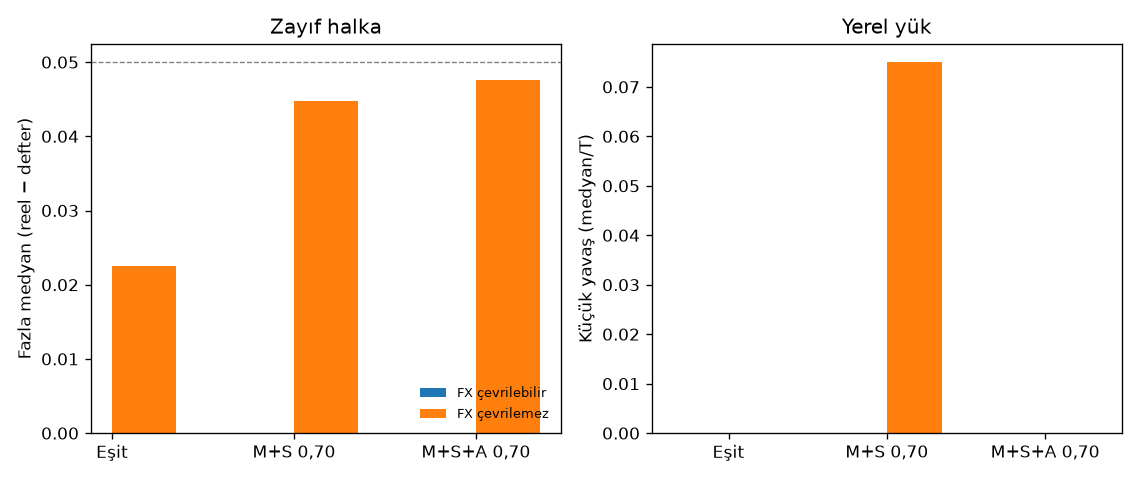

Write Python code to recreate this figure.
"""Tur 8: zayif halka (keskin) ve lider-ayna. Kurallar kosudan once.

150 firma, TCMB 2026-Q1 toplamlari sabit. Kenar paylaşım kurali ayni.
Monte Carlo 50, tohum TOHUM+12000+s. Girdi-cikti ve cekilmemis limit yok.

Zayif halka hucreleri: (a) esit 1/N, (b) mev+srv 0.70/0.70 alac esit,
(c) mev+srv+alac 0.70/0.70/0.70. FX cevrilebilir/cevrilemez ayri.
Fazla = kucuk reel kayip payi - defter payi (kosu basi). P(fazla>=0.05).
Yavas fark = medyan(yavas_kucuk/T) - medyan(yavas_buyuk/T) dugum icinde.
Odenmeyen kucuk payi = F_OD_KU / F_OD_TOP.

Lider = en buyuk mevduatli firma. Kol (i) baz, (ii) lider srv+alac sifir esit dagitim,
(iii) lider mev+ srv+alac sifir. FX cevrilemez. Ayni agirlik cekimi esli.

Zayif halka curutme: uc hucrede medyan fazla < 0.05 ve yavas fark icin
Wilcoxon iki yanli p>=0.05 veya |medyan fark| < 0.10 ise sistematik aktarim elenir.

Lider curutme: (iii) eksi (i) kalicilik farki medyan < 2 ve p>0.05 ise lider elenir;
rol parametreleri desteklenir.

Kontrol: esit, FX cevrilemez reel ~ 0.454; soksuz reel 0 kalicilik 0.
"""

from __future__ import annotations

import json
import os
from pathlib import Path

import matplotlib

matplotlib.use("Agg")
import matplotlib.pyplot as plt
import numpy as np
import pandas as pd
from scipy.stats import spearmanr, wilcoxon

import odeme_zinciri as oz
from odeme_dagilim import ISARET, KONS, N_FIRMA, agirlik, stok_yukle, tufe_yoy
from odeme_kons7 import SEED0 as _  # noqa: F401
from odeme_kons7 import ag_kur_v2, kos

KOK = Path(__file__).resolve().parent
N_MC = 8 if os.environ.get("ODEME_SMOKE") else 50
SEED0 = oz.TOHUM + 12000
HEDEF_REEL = 0.45408167359827306
K70 = 0.70


def lider_dagit(w: np.ndarray, lider: int) -> np.ndarray:
    w = np.asarray(w, dtype=float).copy()
    n = w.size
    if n <= 1:
        return w
    mass = w[lider]
    w[lider] = 0.0
    w += mass / (n - 1)
    s = w.sum()
    return w / s if s > 0 else np.full(n, 1.0 / n)


def agirlikler(s: int, mev_k: float | None, srv_k: float | None, alac_k: float | None, esit: bool):
    if esit:
        u = np.full(N_FIRMA, 1.0 / N_FIRMA)
        return u.copy(), u.copy(), u.copy()
    mev_w = agirlik(N_FIRMA, mev_k if mev_k is not None else 0.10, SEED0 + s)
    srv_w = (
        np.full(N_FIRMA, 1.0 / N_FIRMA)
        if srv_k is None
        else agirlik(N_FIRMA, srv_k, SEED0 + 50000 + s)
    )
    alac_w = (
        np.full(N_FIRMA, 1.0 / N_FIRMA)
        if alac_k is None
        else agirlik(N_FIRMA, alac_k, SEED0 + 60000 + s)
    )
    return mev_w, srv_w, alac_w


def metrikler(h, yavas, pak, v0: float) -> dict:
    net = pak["net"]
    k = net["kucuk"]
    b = net["buyuk"]
    yk = float(np.median(yavas[k]) / oz.T) if np.any(k) else float("nan")
    yb = float(np.median(yavas[b]) / oz.T) if np.any(b) else float("nan")
    top = h[oz.F_REEL]
    pay = h[oz.F_REEL_KU] / top if top > 1e-8 else float("nan")
    defter = float(net["w0"][net["idx_ku_al"]].sum() / net["w0"].sum())
    od_top = h[oz.F_OD_TOP]
    od_ku = h[oz.F_OD_KU]
    return {
        "kal": float(h[oz.F_KAL]),
        "yerel": float(h[oz.F_YEREL]),
        "reel": float(h[oz.F_REEL] / (v0 * oz.T)),
        "fazla": float(pay - defter) if np.isfinite(pay) else float("nan"),
        "pay": float(pay) if np.isfinite(pay) else float("nan"),
        "defter": defter,
        "yk_med": yk,
        "yb_med": yb,
        "yavas_fark": yk - yb if np.isfinite(yk) and np.isfinite(yb) else float("nan"),
        "od_ku_pay": float(od_ku / od_top) if od_top > 1e-8 else float("nan"),
    }


def hucre_zayif(stok, hucre: str, fx: bool) -> pd.DataFrame:
    rows = []
    v0 = None
    for s in range(N_MC):
        if hucre == "esit":
            mev_w, srv_w, alac_w = agirlikler(s, None, None, None, True)
        elif hucre == "ms70":
            mev_w, srv_w, alac_w = agirlikler(s, K70, K70, None, False)
            alac_w = np.full(N_FIRMA, 1.0 / N_FIRMA)
        else:
            mev_w, srv_w, alac_w = agirlikler(s, K70, K70, K70, False)
        pak = ag_kur_v2(stok, mev_w, srv_w, alac_w)
        h, _, yavas = kos(pak, 0.0, fx)
        if v0 is None:
            v0 = float(pak["net"]["w0"].sum())
        rows.append({"hucre": hucre, "fx": fx, "s": s, **metrikler(h, yavas, pak, v0)})
    return pd.DataFrame(rows)


def hucre_lider(stok, kol: str) -> pd.DataFrame:
    rows = []
    v0 = None
    for s in range(N_MC):
        mev_w, srv_w, alac_w = agirlikler(s, K70, K70, K70, False)
        L = int(np.argmax(mev_w))
        if kol == "baz":
            mw, sw, aw = mev_w, srv_w, alac_w
        elif kol == "rol_sifir":
            mw, sw, aw = mev_w, lider_dagit(srv_w, L), lider_dagit(alac_w, L)
        else:
            mw = lider_dagit(mev_w, L)
            sw = lider_dagit(srv_w, L)
            aw = lider_dagit(alac_w, L)
        pak = ag_kur_v2(stok, mw, sw, aw)
        h, _, yavas = kos(pak, 0.0, True)
        if v0 is None:
            v0 = float(pak["net"]["w0"].sum())
        rows.append({"kol": kol, "s": s, **metrikler(h, yavas, pak, v0)})
    return pd.DataFrame(rows)


def kontrol(stok) -> dict:
    out = {}
    mev_w = np.full(N_FIRMA, 1.0 / N_FIRMA)
    pak = ag_kur_v2(stok, mev_w, mev_w.copy(), mev_w.copy())
    h, _, yavas = kos(pak, 0.0, False)
    v0 = float(pak["net"]["w0"].sum())
    out["soksuz"] = metrikler(h, yavas, pak, v0)
    df = hucre_zayif(stok, "esit", True)
    out["esit_fx"] = {k: float(df[k].mean()) for k in ("kal", "reel", "fazla", "yk_med")}
    out["esit_fx"]["reel_sapma"] = float(df["reel"].mean() - HEDEF_REEL)
    return out


def wilcoxon_paired(a, b, alt: str = "two-sided"):
    d = np.asarray(a, float) - np.asarray(b, float)
    d = d[np.isfinite(d)]
    if d.size == 0 or np.allclose(d, 0):
        return 1.0, 0.0
    try:
        p = float(wilcoxon(d, alternative=alt).pvalue)
    except ValueError:
        p = 1.0
    return p, float(np.median(d))


def zayif_ozet(df: pd.DataFrame) -> dict:
    faz = df["fazla"].dropna()
    return {
        "fazla_med": float(faz.median()) if faz.size else float("nan"),
        "p_fazla_05": float((faz >= 0.05).mean()) if faz.size else float("nan"),
        "yavas_fark_med": float(df["yavas_fark"].median()),
        "od_ku_med": float(df["od_ku_pay"].median()),
        "kal": float(df["kal"].mean()),
        "reel": float(df["reel"].mean()),
        "yk_med": float(df["yk_med"].mean()),
    }


def grafik_zayif(ozetler: dict, dosya: Path) -> None:
    fig, ax = plt.subplots(1, 2, figsize=(9.5, 4))
    hucreler = ["esit", "ms70", "msa70"]
    ad = ["Eşit", "M+S 0,70", "M+S+A 0,70"]
    x = np.arange(3)
    gen = 0.35
    for i, fx in enumerate((False, True)):
        faz = [ozetler[(h, fx)]["fazla_med"] for h in hucreler]
        yk = [ozetler[(h, fx)]["yk_med"] for h in hucreler]
        ax[0].bar(x + (i - 0.5) * gen, faz, width=gen, label="FX çevrilebilir" if not fx else "FX çevrilemez")
        ax[1].bar(x + (i - 0.5) * gen, yk, width=gen, label="FX çevrilebilir" if not fx else "FX çevrilemez")
    ax[0].axhline(0.05, color="gray", ls="--", lw=0.8)
    ax[0].set_xticks(x, ad)
    ax[0].set_ylabel("Fazla medyan (reel − defter)")
    ax[0].set_title("Zayıf halka")
    ax[1].set_xticks(x, ad)
    ax[1].set_ylabel("Küçük yavaş (medyan/T)")
    ax[1].set_title("Yerel yük")
    ax[0].legend(frameon=False, fontsize=8)
    fig.tight_layout()
    fig.savefig(dosya, dpi=120)
    plt.close(fig)


def rapor(sonuc: dict, tablo: pd.DataFrame) -> str:
    k = sonuc["karar"]
    s = [
        "# Ödeme zinciri, tur 8: zayıf halka ve lider-ayna",
        "",
        sonuc["uyari"],
        "",
        "## Hüküm",
        "",
        sonuc["ozet"],
        "",
        "## Varsayımlar",
        "",
        f"150 firma alt düğümü. TCMB 2026-Q1 toplamları sabit. Monte Carlo {N_MC}, tohum {SEED0}+s. "
        "Lider = en büyük mevduatlı firma. Lider sıfır: kütlesi kalan N−1 firmaya eşit dağıtılır.",
        "",
        f"Kontrol şoksuz: kalıcılık {k['soksuz_kal']:.2f}, reel {k['soksuz_reel']:.3f}. "
        f"Eşit pay FX çevrilemez reel {k['esit_reel']:.3f} (hedef 0,454, sapma {k['esit_sapma']:.3f}).",
        "",
        f"Spearman (Tur 7 ızgarası, FX çevrilemez): servis–küçük yavaş {k['sp_srv_yk']:.3f}, "
        f"mevduat–reel {k['sp_mev_reel']:.3f}.",
        "",
        f"Zayıf halka elendi mi: {k['zayif_elendi']}. Lider elendi mi: {k['lider_elendi']}.",
        "",
        "## Zayıf halka",
        "",
        "| Hücre | FX | Kalıcılık | Reel | Fazla medyan | P(fazla≥0,05) | Yavaş fark medyan | Ödenmeyen küçük pay |",
        "| --- | --- | ---: | ---: | ---: | ---: | ---: | ---: |",
    ]
    for _, r in tablo[tablo.test == "zayif"].iterrows():
        s.append(
            f"| {r.hucre} | {'çevrilemez' if r.fx else 'çevrilebilir'} | {r.kal:.2f} | {r.reel:.3f} | "
            f"{r.fazla_med:.3f} | {r.p_fazla_05:.2f} | {r.yavas_fark_med:.3f} | {r.od_ku_med:.3f} |"
        )
    s.extend([
        "",
        "## Lider-ayna (FX çevrilemez)",
        "",
        "| Kol | Kalıcılık | Küçük yavaş medyan | Fazla medyan |",
        "| --- | ---: | ---: | ---: |",
    ])
    for _, r in tablo[tablo.test == "lider"].iterrows():
        s.append(f"| {r.kol} | {r.kal:.2f} | {r.yk_med:.3f} | {r.fazla_med:.3f} |")
    s.extend([
        "",
        f"Baz − rol sıfır: kalıcılık fark medyan {k['lider_kal_fark_rol']:.2f}, p = {k['lider_kal_p_rol']:.4g}. "
        f"Yavaş fark {k['lider_yk_fark_rol']:.3f}, p = {k['lider_yk_p_rol']:.4g}.",
        "",
        f"Baz − tam sıfır: kalıcılık fark medyan {k['lider_kal_fark_tam']:.2f}, p = {k['lider_kal_p_tam']:.4g}. "
        f"Yavaş fark {k['lider_yk_fark_tam']:.3f}, p = {k['lider_yk_p_tam']:.4g}.",
        "",
        "Tekrar: `python3 odeme_zinciri.py`.",
        "",
        "Dosyalar: `odeme_kons8_hucre.csv`, `odeme_kons8.png`, `odeme_kons8_sonuc.json`.",
        "",
    ])
    return "\n".join(s)


def hukum(k: dict) -> str:
    parca = [
        f"Kontrol: şoksuz reel {k['soksuz_reel']:.3f}, eşit FX çevrilemez reel {k['esit_reel']:.3f} "
        f"(sapma {k['esit_sapma']:.3f}).",
    ]
    if k["zayif_elendi"]:
        parca.append(
            "Zayıf halka: üç hücrede de medyan fazla 0,05’in altında ve küçük–büyük yavaş farkı anlamlı değil. "
            "Sistematik aktarım iddiası elendi."
        )
    else:
        parca.append("Zayıf halka: en az bir hücrede fazla veya yavaş fark eşiği aşıldı; iddia tam elenmedi.")
    if k["lider_elendi"]:
        parca.append(
            f"Lider-ayna: liderin mevduat+rolü sıfırlanınca kalıcılık farkı medyan {k['lider_kal_fark_tam']:.2f} "
            f"(p = {k['lider_kal_p_tam']:.3g}). 'Lider sonucu belirliyor' elendi; dağılım parametreleri belirliyor."
        )
    else:
        parca.append(
            f"Lider-ayna: yalnızca servis+alacak sıfırlanınca kalıcılık değişmiyor (p = {k['lider_kal_p_rol']:.3g}); "
            f"mevduat da dağıtılınca kalıcılık düşüyor (baz−tam medyan {k['lider_kal_fark_tam']:.2f}, "
            f"p = {k['lider_kal_p_tam']:.3g}). Lider mevduatı sonucu taşır; servis/alacak lider payı tek başına değil."
        )
    return " ".join(parca)


def spearman_kons7() -> tuple[float, float]:
    p = KOK / "odeme_kons7_hucre.csv"
    if not p.exists():
        return float("nan"), float("nan")
    t = pd.read_csv(p)
    if t.fx.dtype == object:
        t.fx = t.fx.map({"True": True, "False": False})
    fx = t[(t.test == "servis_grid") & t.fx]
    if len(fx) < 3:
        return float("nan"), float("nan")
    r1, _ = spearmanr(fx["srv_k"], fx["yk"])
    r2, _ = spearmanr(fx["mev_k"], fx["reel"])
    return float(r1), float(r2)


def main_kons8() -> None:
    stok = stok_yukle()
    print("kons8", N_MC, "seed", SEED0)
    satir = []
    ozetler = {}
    zayif_dfs = {}
    for hucre in ("esit", "ms70", "msa70"):
        for fx in (False, True):
            df = hucre_zayif(stok, hucre, fx)
            zayif_dfs[(hucre, fx)] = df
            o = zayif_ozet(df)
            ozetler[(hucre, fx)] = o
            satir.append({"test": "zayif", "hucre": hucre, "fx": fx, **o})
            print(f"zayif {hucre} fx={fx} fazla={o['fazla_med']:.3f} p05={o['p_fazla_05']:.2f} yk={o['yk_med']:.3f}", flush=True)

    lider_dfs = {}
    for kol in ("baz", "rol_sifir", "tam_sifir"):
        df = hucre_lider(stok, kol)
        lider_dfs[kol] = df
        o = zayif_ozet(df)
        satir.append({"test": "lider", "kol": kol, **o})
        print(f"lider {kol} kal={o['kal']:.2f} yk={o['yk_med']:.3f}", flush=True)

    tablo = pd.DataFrame(satir)
    tablo.to_csv(KOK / "odeme_kons8_hucre.csv", index=False)
    grafik_zayif(ozetler, KOK / "odeme_kons8.png")

    kon = kontrol(stok)
    sp_srv, sp_mev = spearman_kons7()

    # Wilcoxon yavas fark vs 0 per cell
    yavas_anlamli = False
    fazla_yuksek = False
    for hucre in ("esit", "ms70", "msa70"):
        for fx in (False, True):
            o = ozetler[(hucre, fx)]
            if o["fazla_med"] >= 0.05:
                fazla_yuksek = True
            df = zayif_dfs[(hucre, fx)]
            d = df["yavas_fark"].dropna()
            if d.size:
                try:
                    p = float(wilcoxon(d, alternative="two-sided").pvalue)
                except ValueError:
                    p = 1.0
                if p < 0.05 and abs(float(d.median())) >= 0.10:
                    yavas_anlamli = True

    zayif_elendi = bool(not fazla_yuksek and not yavas_anlamli)

    baz = lider_dfs["baz"]
    rol = lider_dfs["rol_sifir"]
    tam = lider_dfs["tam_sifir"]
    p_kr, f_kr = wilcoxon_paired(baz["kal"], rol["kal"], "two-sided")
    p_yr, f_yr = wilcoxon_paired(baz["yk_med"], rol["yk_med"], "two-sided")
    p_kt, f_kt = wilcoxon_paired(baz["kal"], tam["kal"], "two-sided")
    p_yt, f_yt = wilcoxon_paired(baz["yk_med"], tam["yk_med"], "two-sided")
    lider_elendi = bool(abs(f_kt) < 2.0 and p_kt > 0.05 and p_yt > 0.05)

    karar = {
        "soksuz_kal": kon["soksuz"]["kal"],
        "soksuz_reel": kon["soksuz"]["reel"],
        "esit_reel": kon["esit_fx"]["reel"],
        "esit_sapma": kon["esit_fx"]["reel_sapma"],
        "sp_srv_yk": sp_srv,
        "sp_mev_reel": sp_mev,
        "zayif_elendi": zayif_elendi,
        "lider_elendi": lider_elendi,
        "lider_kal_fark_rol": f_kr,
        "lider_kal_p_rol": p_kr,
        "lider_yk_fark_rol": f_yr,
        "lider_yk_p_rol": p_yr,
        "lider_kal_fark_tam": f_kt,
        "lider_kal_p_tam": p_kt,
        "lider_yk_fark_tam": f_yt,
        "lider_yk_p_tam": p_yt,
    }
    ozet_metin = hukum(karar)
    sonuc = {
        "uyari": (
            "Stoklar ölçülmüş (TCMB 2026-Q1). Kenar ve dağılım varsayım. "
            "Çekilmemiş limit ve girdi-çıktı yok."
        ),
        "ozet": ozet_metin,
        "karar": karar,
        "kontrol": kon,
        "n_mc": N_MC,
        "seed0": SEED0,
    }
    def _json_default(o):
        if isinstance(o, float) and (np.isnan(o) or np.isinf(o)):
            return None
        raise TypeError(type(o))

    (KOK / "odeme_kons8_sonuc.json").write_text(
        json.dumps(sonuc, ensure_ascii=False, indent=2, default=_json_default) + "\n",
        encoding="utf-8",
    )
    eski = (KOK / "ODEME_ZINCIRI.md").read_text(encoding="utf-8")
    if eski.startswith("# Ödeme zinciri, tur 8") and ISARET in eski:
        eski = eski.split(ISARET, 1)[1]
    (KOK / "ODEME_ZINCIRI.md").write_text(rapor(sonuc, tablo) + ISARET + eski, encoding="utf-8")
    print(ozet_metin)


if __name__ == "__main__":
    main_kons8()
